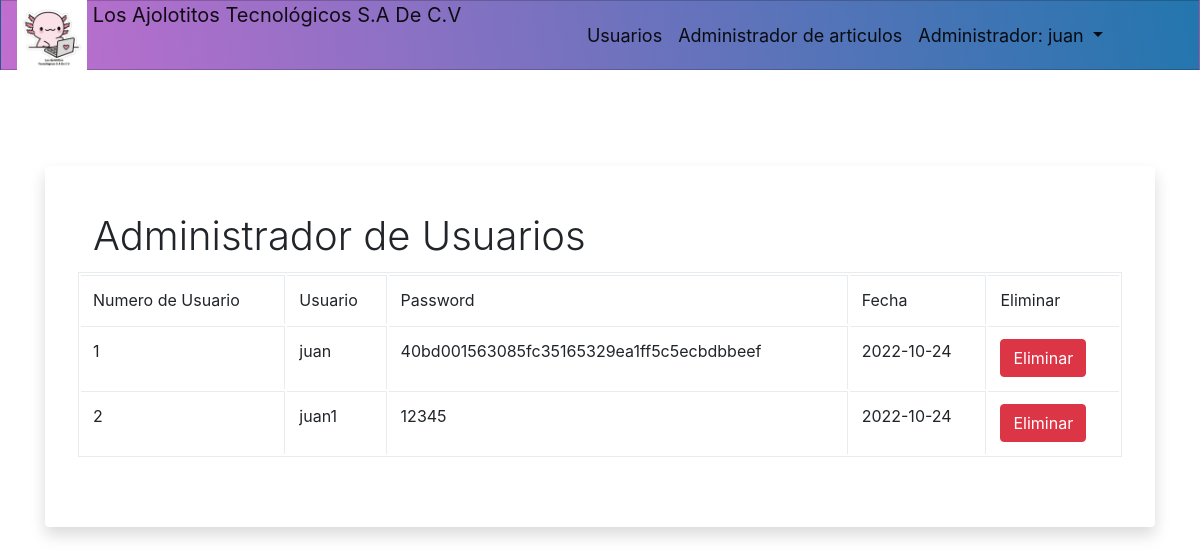
The page /administrador/vistas/usuarios.php (signed in) on the database its author committed.
### tables this page shows
CREATE TABLE `t_usuarios` (
  `id` int(11) NOT NULL,
  `usuario` varchar(255) DEFAULT NULL,
  `password` varchar(255) DEFAULT NULL,
  `fecha` date NOT NULL DEFAULT current_timestamp()
);

### administrador/clases/metodosCrud.php (called while the page is built, shortened)
<?php
class metodos{
    public function mostrarDatos($sql){
        $c= new conectar();
        $conexion=$c->conexion();
        $result=mysqli_query($conexion,$sql);
        return mysqli_fetch_all($result,MYSQLI_ASSOC);
    }
}

### administrador/vistas/usuarios.php (the view, shortened to what this page needs)
<?php session_start();
require_once "../clases/metodosCrud.php";
if (isset($_SESSION['usuario'])) {
?>
<?php include "header.php"; ?>
    <div class="container">
        <div class="card border-0 shadow my-5">
            <div class="card-body p-5">
                <h1 class="font-weight-light">Administrador de Usuarios</h1>
                    <div class="row">
                    <table class="table table-hover table-condensed table-bordered" id="iddatatable">
                        <tr>
                                <td>Numero de Usuario</td>
                                <td>Usuario</td>
                                <td>Password</td>
                                <td>Fecha</td>
                                <td>Eliminar</td>
                            </tr>
                                <?php
                                    $obj= new metodos();
                                    $sql="SELECT id,
                                    usuario,fecha,
                                    password
                                    FROM t_usuarios";
                                    $datos=$obj->mostrarDatos($sql);
                                    foreach ($datos as $key){
                                ?>
                            <tr>
                                <td><?php echo $key ['id'];?></td>
                                <td><?php echo $key ['usuario'];?></td>
                                <td><?php echo $key ['password'];?></td>
                                <td><?php echo $key ['fecha'];?></td>
                                <td><a href="../procesos/usuarios/eliminarUsuario.php?id=<?php echo $key['id']?>"><button class="btn btn-danger">Eliminar</button></a></td>
                            </tr>
                                <?php
                                    }
                                ?>
                        </table>
                    </div>
            </div>
        </div>
    </div>
<?php
}else{
    header("location:../vistas/usuarios.php");
}
?>

### administrador/css/navbar.css (style rules this page uses)
* { box-sizing: border-box; padding: 0; margin: 0; }
body { font-family: "Josefin Sans", sans-serif; }

### rows shown on the page
t_usuarios: id "1", usuario "juan", password "40bd001563085fc35165329ea1ff5c5ecbdbbeef", fecha "2022-10-24"
t_usuarios: id "2", usuario "juan1", password "12345", fecha "2022-10-24"

### other values the page prints
$_SESSION['usuario'] "juan"
